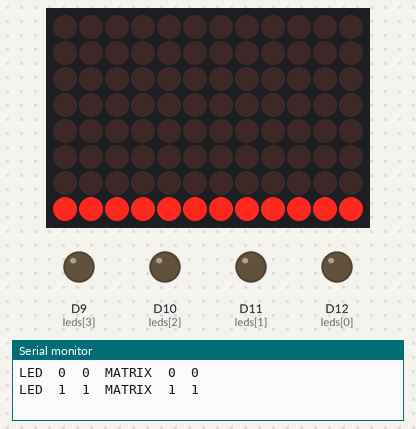
This sketch was run on a simulated Arduino Uno R4 WiFi. Shown: 12×8 LED matrix, output pins drawn as LEDs (lit = HIGH), the last lines printed to the serial monitor.

Above: at 0.37 s.
At 5.21 s:
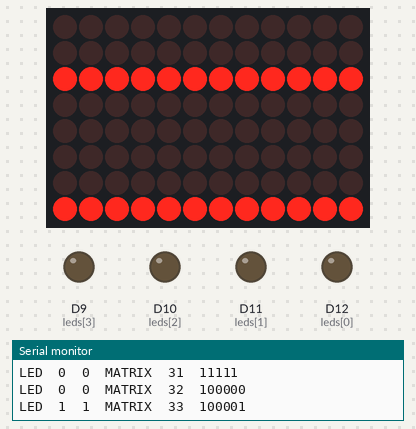
At 10.19 s:
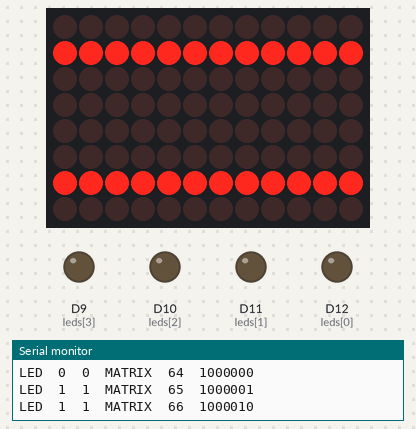
At 20.01 s:
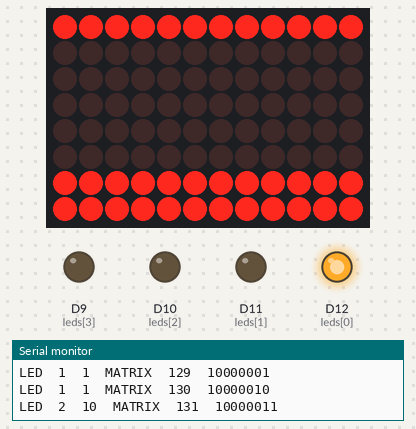
At 29.68 s:
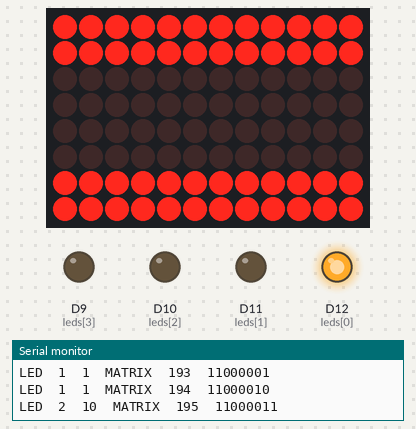
At 39.65 s:
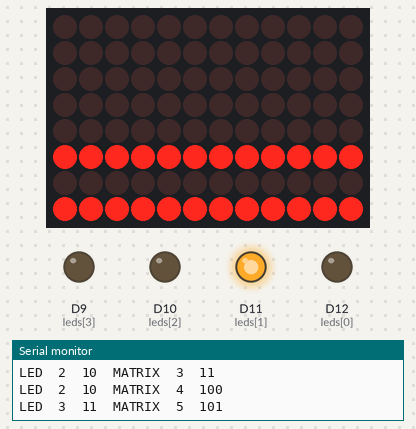
Timing chart, 0 to 40.0 s (numbered marks = the images above):
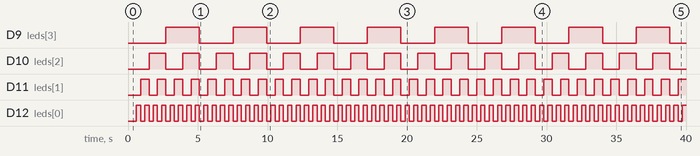

Measured:
- by itself, D9 (leds[3]): alternates HIGH for 2.4 s and LOW for 2.4 s
- by itself, D10 (leds[2]): alternates HIGH for 1.2 s and LOW for 1.2 s
- by itself, D11 (leds[1]): alternates HIGH for 0.60 s and LOW for 0.60 s
- by itself, D12 (leds[0]): alternates HIGH for 0.30 s and LOW for 0.30 s

The sketch:

04-binary-counter-homework.ino
```cpp
#include "Arduino_LED_Matrix.h"

// External LED
const byte LED_ARRAY_SIZE = 4;
int leds[LED_ARRAY_SIZE] = { 12, 11, 10, 9 };
byte externalLedCounter = 0;
long externalCounterMillisDiff[] = { 300, 0, 0 };

// LED Matrix
ArduinoLEDMatrix matrix;
byte internalLedCounter = 0;
const byte LED_MATRIX_ROW_SIZE = 8;
const byte LED_MATRIX_COL_SIZE = 12;
byte frame[LED_MATRIX_ROW_SIZE][LED_MATRIX_COL_SIZE];
long internalCounterMillisDiff[] = { 150, 0, 0 };

void setup() {
  for (int i = 0; i < LED_ARRAY_SIZE; i += 1) {
    pinMode(leds[i], OUTPUT);
  }
  Serial.begin(115200);
  matrix.begin();
}

void loop() {
  externalBinaryCounter();
  internalBinaryCounter();
}

void externalBinaryCounter() {
  externalCounterMillisDiff[1] = millis();
  if (externalCounterMillisDiff[1] - externalCounterMillisDiff[2] > externalCounterMillisDiff[0]) {
    externalCounterMillisDiff[2] = externalCounterMillisDiff[1];

    for (int i = 0; i < LED_ARRAY_SIZE; i += 1) {
      digitalWrite(leds[i], bitRead(externalLedCounter, i));
    }
    externalLedCounter = externalLedCounter == 15 ? 0 : externalLedCounter += 1;
  }
}

void internalBinaryCounter() {
  internalCounterMillisDiff[1] = millis();
  if (internalCounterMillisDiff[1] - internalCounterMillisDiff[2] > internalCounterMillisDiff[0]) {
    internalCounterMillisDiff[2] = internalCounterMillisDiff[1];
    printBinaryCounters();

    for (int i = 0; i < LED_MATRIX_ROW_SIZE; i += 1) {
      for (int j = 0; j < LED_MATRIX_COL_SIZE; j += 1) {
        frame[LED_MATRIX_ROW_SIZE - 1 - i][j] = bitRead(internalLedCounter, i);
      }
    }
    matrix.renderBitmap(frame, LED_MATRIX_ROW_SIZE, LED_MATRIX_COL_SIZE);
    internalLedCounter += 1;
  }
}

void printBinaryCounters() {
  Serial.println("LED\t" + String(externalLedCounter) + "\t" + String(externalLedCounter, BIN) + "\tMATRIX\t" + String(internalLedCounter) + "\t" + String(internalLedCounter, BIN));
}
```
